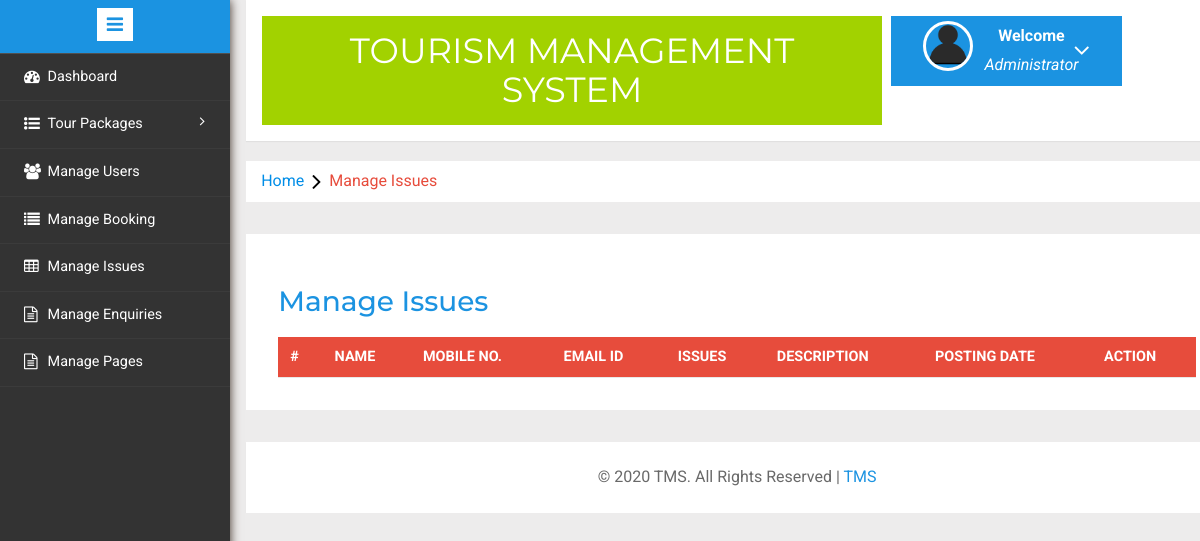
/tms/admin/manageissues.php (signed in), run on an earlier commit of the app's database.
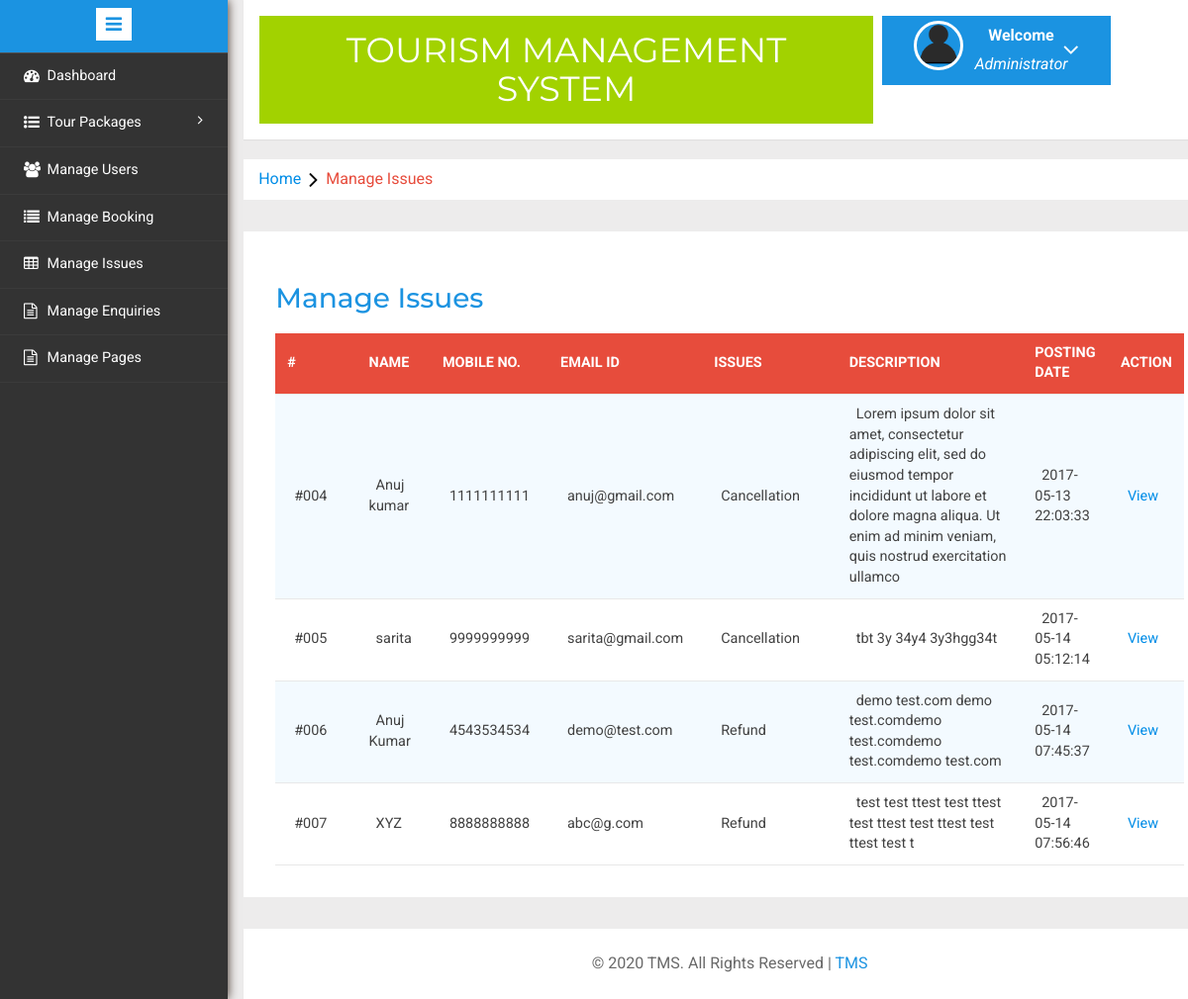
And on a later commit of the database.
### tables this page shows
CREATE TABLE `tblissues` (
  `id` int(11) NOT NULL,
  `UserEmail` varchar(100) DEFAULT NULL,
  `Issue` varchar(100) DEFAULT NULL,
  `Description` mediumtext DEFAULT NULL,
  `PostingDate` timestamp NULL DEFAULT current_timestamp(),
  `AdminRemark` mediumtext DEFAULT NULL,
  `AdminremarkDate` timestamp NULL DEFAULT NULL ON UPDATE current_timestamp()
);

CREATE TABLE `tblusers` (
  `id` int(11) NOT NULL,
  `FullName` varchar(100) DEFAULT NULL,
  `MobileNumber` char(10) DEFAULT NULL,
  `EmailId` varchar(70) DEFAULT NULL,
  `Password` varchar(100) DEFAULT NULL,
  `RegDate` timestamp NULL DEFAULT current_timestamp(),
  `UpdationDate` timestamp NULL DEFAULT NULL ON UPDATE current_timestamp()
);

### tms/admin/manageissues.php (the view, shortened to what this page needs)
<?php
include('includes/config.php');
if(strlen($_SESSION['alogin'])==0)
	{
header('location:index.php');
}
else{
	?>
<!DOCTYPE HTML>
<html>
<head>
<link href="css/bootstrap.min.css" rel='stylesheet' type='text/css' />
<link href="css/style.css" rel='stylesheet' type='text/css' />
<link rel="stylesheet" href="css/morris.css" type="text/css"/>
<link href="css/font-awesome.css" rel="stylesheet">
<link rel="stylesheet" type="text/css" href="css/table-style.css" />
<link rel="stylesheet" type="text/css" href="css/basictable.css" />
<link rel="stylesheet" href="css/icon-font.min.css" type='text/css' />
</head>
<body>
   <div class="page-container">
<div class="left-content">
	   <div class="mother-grid-inner">
				<?php include('includes/header.php');?>
				</div>
<ol class="breadcrumb">
                <li class="breadcrumb-item"><a href="index.html">Home</a><i class="fa fa-angle-right"></i>Manage Issues</li>
            </ol>
<div class="agile-grids">
				<div class="agile-tables">
					<div class="w3l-table-info">
					  <h2>Manage Issues</h2>
					    <table id="table">
						<thead>
						  <tr>
						  <th>#</th>
							<th>Name</th>
							<th>Mobile No.</th>
							<th>Email Id</th>
							<th>Issues </th>
							<th>Description </th>
							<th>Posting date </th>
							<th>Action </th>
						  </tr>
						</thead>
						<tbody>
<?php $sql = "SELECT tblissues.id as id,tblusers.FullName as fname,tblusers.MobileNumber as mnumber,tblusers.EmailId as email,tblissues.Issue as issue,tblissues.Description as Description,tblissues.PostingDate as PostingDate from tblissues join tblusers on tblusers.EmailId=tblissues.UserEmail";
$query = $dbh -> prepare($sql);
$query->execute();
$results=$query->fetchAll(PDO::FETCH_OBJ);
if($query->rowCount() > 0)
{
foreach($results as $result)
{				?>
						  <tr>
							<td width="120">#00<?php echo htmlentities($result->id);?></td>
							<td width="50"><?php echo htmlentities($result->fname);?></td>
								<td width="50"><?php echo htmlentities($result->mnumber);?></td>
							<td width="50"><?php echo htmlentities($result->email);?></td>
							<td width="200"><?php echo htmlentities($result->issue);?></a></td>
							<td width="400"><?php echo htmlentities($result->Description);?></td>
								<td width="50"><?php echo htmlentities($result->PostingDate);?></td>
<td><a href="javascript:void(0);" onClick="popUpWindow('updateissue.php?iid=<?php echo ($result->id);?>');">View </a>
</td>
</tr>
						 <?php } }?>
						</tbody>
					  </table>
					</div>
			</div>
<?php include('includes/footer.php');?>
</div>
</div>
						<?php include('includes/sidebarmenu.php');?>
							</div>
</body>
</html>
<?php } ?>

What changed in the data, as far as the page shows it:
now on this page (row edited): tblissues: id "4", tblusers.FullName "Anuj kumar", tblusers.MobileNumber "1111111111", tblusers.EmailId "anuj@gmail.com", Issue "Cancellation", Description "Lorem ipsum dolor sit amet, consectetur adipiscing elit, sed do eiusmod tempor incididunt ut labore et dolore magna aliqua. Ut enim ad minim veniam, quis nostrud exercitation ullamco", PostingDate "2017-05-13 22:03:33"
now on this page (row edited): tblissues: id "5", tblusers.FullName "sarita", tblusers.MobileNumber "9999999999", tblusers.EmailId "sarita@gmail.com", Issue "Cancellation", Description "tbt 3y 34y4 3y3hgg34t", PostingDate "2017-05-14 05:12:14"
now on this page (row edited): tblissues: id "6", tblusers.FullName "Anuj Kumar", tblusers.MobileNumber "4543534534", tblusers.EmailId "demo@test.com", Issue "Refund", Description "demo test.com demo test.comdemo test.comdemo test.comdemo test.com", PostingDate "2017-05-14 07:45:37"
now on this page (row edited): tblissues: id "7", tblusers.FullName "XYZ", tblusers.MobileNumber "8888888888", tblusers.EmailId "abc@g.com", Issue "Refund", Description "test test ttest test ttest test ttest test ttest test ttest test t", PostingDate "2017-05-14 07:56:46"
